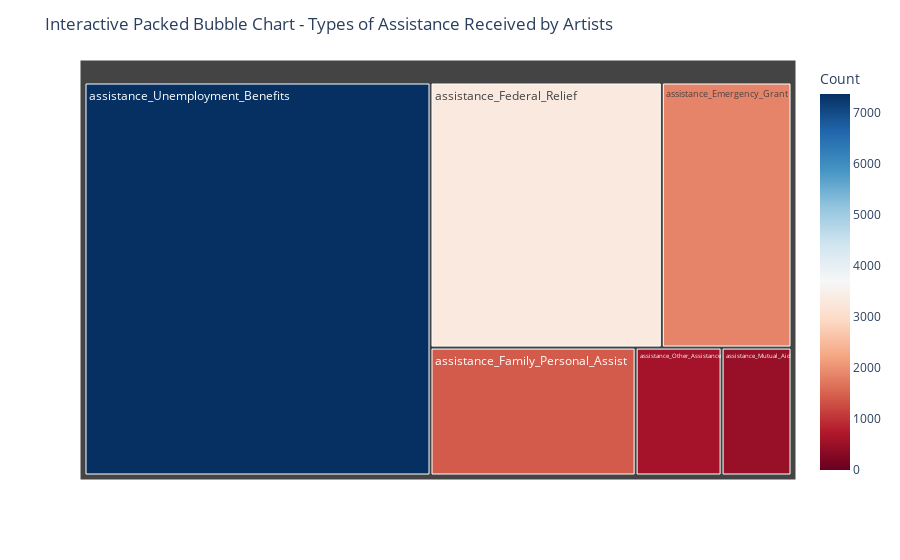

Notebook code for this chart:
### Code cell
import pandas as pd
import plotly.express as px

# Your data preparation (similar to the code you provided)
assistance_columns = [col for col in df5.columns if 'assistance_' in col]
assistance_columns = assistance_columns[:len(assistance_columns) - 1]
assistance_data = df5[assistance_columns].sum().sort_values()

# Create a dataframe from the sorted data
data = pd.DataFrame({'Assistance Type': assistance_data.index, 'Count': assistance_data.values})

# Create the interactive packed bubble chart with custom colors using Plotly Express
fig = px.treemap(data, path=['Assistance Type'], values='Count', color='Count',
                 color_continuous_scale='RdBu', range_color=(0, max(data['Count'])),
                 color_continuous_midpoint=max(data['Count']) / 2)

# Update layout for better visualization (optional)
fig.update_layout(title='Interactive Packed Bubble Chart - Types of Assistance Received by Artists')

# Show the interactive plot
fig.show()

### Figure 1 — Plotly figure (JSON) as saved in the notebook; plotly's stock layout.template omitted (floating-point values rounded to 4 significant figures)
{"data": [{"branchvalues": "total", "customdata": [[1860], [1420], [3318], [484], [595], [7359]], "domain": {"x": [0, 1], "y": [0, 1]}, "hovertemplate": "labels=%{label}<br>Count_sum=%{value}<br>parent=%{parent}<br>id=%{id}<br>Count=%{color}<extra></extra>", "ids": ["assistance_Emergency_Grant", "assistance_Family_Personal_Assist", "assistance_Federal_Relief", "assistance_Mutual_Aid", "assistance_Other_Assistance", "assistance_Unemployment_Benefits"], "labels": ["assistance_Emergency_Grant", "assistance_Family_Personal_Assist", "assistance_Federal_Relief", "assistance_Mutual_Aid", "assistance_Other_Assistance", "assistance_Unemployment_Benefits"], "marker": {"coloraxis": "coloraxis", "colors": [1860, 1420, 3318, 484, 595, 7359]}, "name": "", "parents": ["", "", "", "", "", ""], "type": "treemap", "values": [1860, 1420, 3318, 484, 595, 7359]}], "layout": {"coloraxis": {"cmax": 7359, "cmid": 3680.0, "cmin": 0, "colorbar": {"title": {"text": "Count"}}, "colorscale": [[0, "rgb(103,0,31)"], [0.1, "rgb(178,24,43)"], [0.2, "rgb(214,96,77)"], [0.3, "rgb(244,165,130)"], [0.4, "rgb(253,219,199)"], [0.5, "rgb(247,247,247)"], [0.6, "rgb(209,229,240)"], [0.7, "rgb(146,197,222)"], [0.8, "rgb(67,147,195)"], [0.9, "rgb(33,102,172)"], [1, "rgb(5,48,97)"]]}, "legend": {"tracegroupgap": 0}, "margin": {"t": 60}, "title": {"text": "Interactive Packed Bubble Chart - Types of Assistance Received by Artists"}}}
